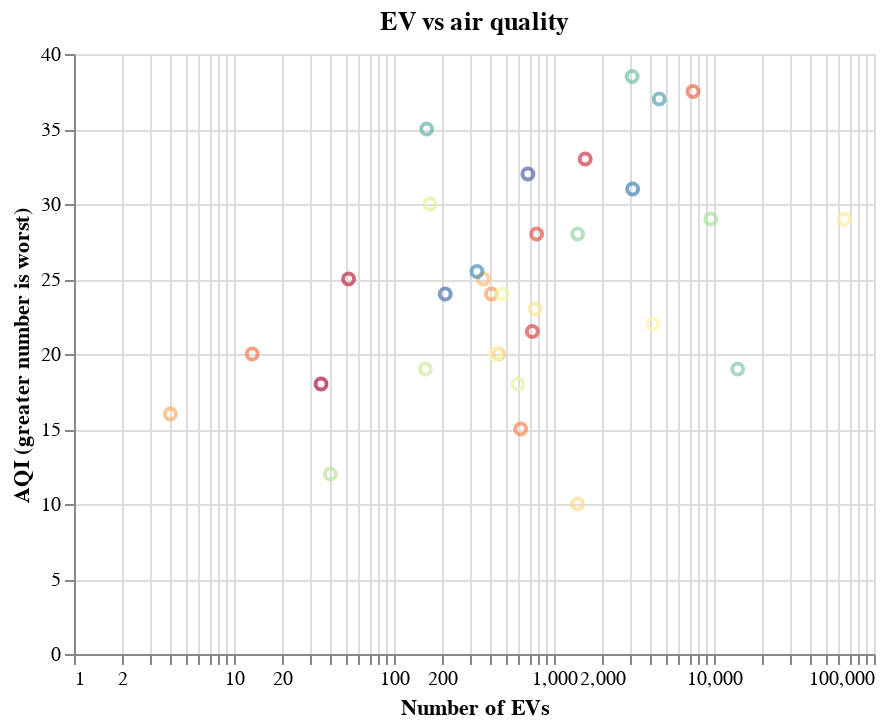

The cell this chart's notebook holds for it:
### Markdown cell above
### EV vs Air Quality

### Code cell
chart = (alt.Chart(ev_aqi, title="EV vs air quality")
    .mark_point()
    .encode(
        alt.X("Electrical Vehicles:Q", title="Number of EVs", scale=alt.Scale(type="log")),
        alt.Y("AQI:Q", title="AQI (greater number is worst)"),
        alt.Tooltip("County:N"),
        alt.Color("County", scale=alt.Scale(scheme='spectral'), legend=None)
    )
    .interactive())
chart

### Figure 1 — Vega-Lite specification as saved in the notebook (floating-point values rounded to 4 significant figures)
{"config": {"view": {"continuousWidth": 400, "continuousHeight": 300}}, "data": {"name": "data-bf634b6ac5c9d29651ffab19ce35c57e"}, "mark": "point", "encoding": {"color": {"field": "County", "legend": null, "scale": {"scheme": "spectral"}, "type": "nominal"}, "tooltip": {"field": "County", "type": "nominal"}, "x": {"field": "Electrical Vehicles", "scale": {"type": "log"}, "title": "Number of EVs", "type": "quantitative"}, "y": {"field": "AQI", "title": "AQI (greater number is worst)", "type": "quantitative"}}, "selection": {"selector003": {"type": "interval", "bind": "scales", "encodings": ["x", "y"]}}, "title": "EV vs air quality", "$schema": "https://vega.github.io/schema/vega-lite/v4.17.0.json", "datasets": {"data-bf634b6ac5c9d29651ffab19ce35c57e": [{"County": "Adams", "AQI": 18.0, "Electrical Vehicles": 35, "Label": "Good"}, {"County": "Asotin", "AQI": 25.0, "Electrical Vehicles": 52, "Label": "Good"}, {"County": "Benton", "AQI": 33.0, "Electrical Vehicles": 1567, "Label": "Good"}, {"County": "Chelan", "AQI": 21.5, "Electrical Vehicles": 732, "Label": "Good"}, {"County": "Clallam", "AQI": 28.0, "Electrical Vehicles": 779, "Label": "Good"}, {"County": "Clark", "AQI": 37.5, "Electrical Vehicles": 7398, "Label": "Good"}, {"County": "Columbia", "AQI": 20.0, "Electrical Vehicles": 13, "Label": "Good"}, {"County": "Cowlitz", "AQI": 15.0, "Electrical Vehicles": 619, "Label": "Good"}, {"County": "Franklin", "AQI": 24.0, "Electrical Vehicles": 406, "Label": "Good"}, {"County": "Garfield", "AQI": 16.0, "Electrical Vehicles": 4, "Label": "Good"}, {"County": "Grant", "AQI": 25.0, "Electrical Vehicles": 362, "Label": "Good"}, {"County": "Grays Harbor", "AQI": 20.0, "Electrical Vehicles": 450, "Label": "Good"}, {"County": "Island", "AQI": 10.0, "Electrical Vehicles": 1402, "Label": "Good"}, {"County": "Jefferson", "AQI": 23.0, "Electrical Vehicles": 763, "Label": "Good"}, {"County": "King", "AQI": 29.0, "Electrical Vehicles": 65268, "Label": "Good"}, {"County": "Kitsap", "AQI": 22.0, "Electrical Vehicles": 4148, "Label": "Good"}, {"County": "Kittitas", "AQI": 20.0, "Electrical Vehicles": 431, "Label": "Good"}, {"County": "Lewis", "AQI": 24.0, "Electrical Vehicles": 473, "Label": "Good"}, {"County": "Mason", "AQI": 18.0, "Electrical Vehicles": 595, "Label": "Good"}, {"County": "Okanogan", "AQI": 30.0, "Electrical Vehicles": 168, "Label": "Good"}, {"County": "Pacific", "AQI": 19.0, "Electrical Vehicles": 157, "Label": "Good"}, {"County": "Pend Oreille", "AQI": 12.0, "Electrical Vehicles": 40, "Label": "Good"}, {"County": "Pierce", "AQI": 29.0, "Electrical Vehicles": 9538, "Label": "Good"}, {"County": "Skagit", "AQI": 28.0, "Electrical Vehicles": 1406, "Label": "Good"}, {"County": "Snohomish", "AQI": 19.0, "Electrical Vehicles": 14061, "Label": "Good"}, {"County": "Spokane", "AQI": 38.5, "Electrical Vehicles": 3080, "Label": "Good"}, {"County": "Stevens", "AQI": 35.0, "Electrical Vehicles": 160, "Label": "Good"}, {"County": "Thurston", "AQI": 37.0, "Electrical Vehicles": 4548, "Label": "Good"}, {"County": "Walla Walla", "AQI": 25.5, "Electrical Vehicles": 330, "Label": "Good"}, {"County": "Whatcom", "AQI": 31.0, "Electrical Vehicles": 3101, "Label": "Good"}, {"County": "Whitman", "AQI": 24.0, "Electrical Vehicles": 209, "Label": "Good"}, {"County": "Yakima", "AQI": 32.0, "Electrical Vehicles": 687, "Label": "Good"}]}}
